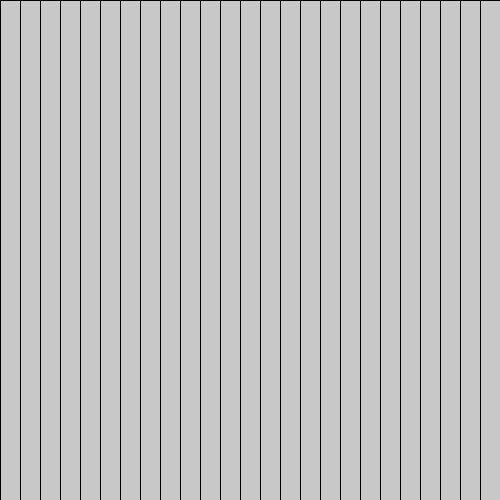
Frame 1 (no input)
Frame 60 (the mouse pressed at the canvas centre just before this capture): identical to frame 1, image omitted
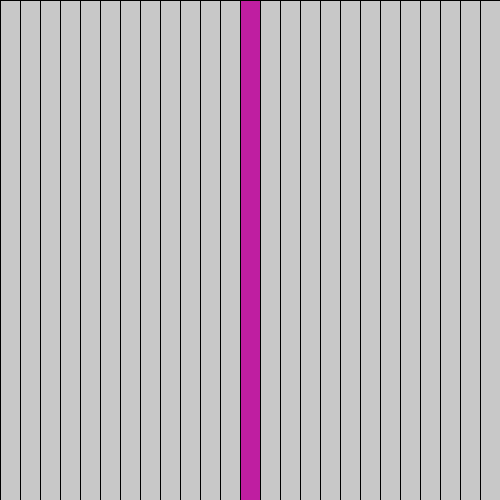
Frame 120 (the mouse held since frame 60 and released just before this capture)

The Processing sketch that drew these frames (run headless with seeded random() and noise(); from frame 60 on, the mouse is pressed at the canvas centre):

// Processing sketch: changing_color_mouse_rectangle_2014_2_10
// ── changing_color_mouse_rectangle_2014_2_10.pde
//float x = 0;
float barWidth = 20;
void setup() {
  size(500, 500);
  frameRate(120);
  background (255);
}
void draw() {
  for (int x = 0; x < width; x += barWidth) {
    if (mouseX > x && mouseX < x + barWidth) {
      fill(random(255), random(255), random(255));
    } else {
      fill(200);
    }
    rect(x, 0, barWidth, height);
  }
}
